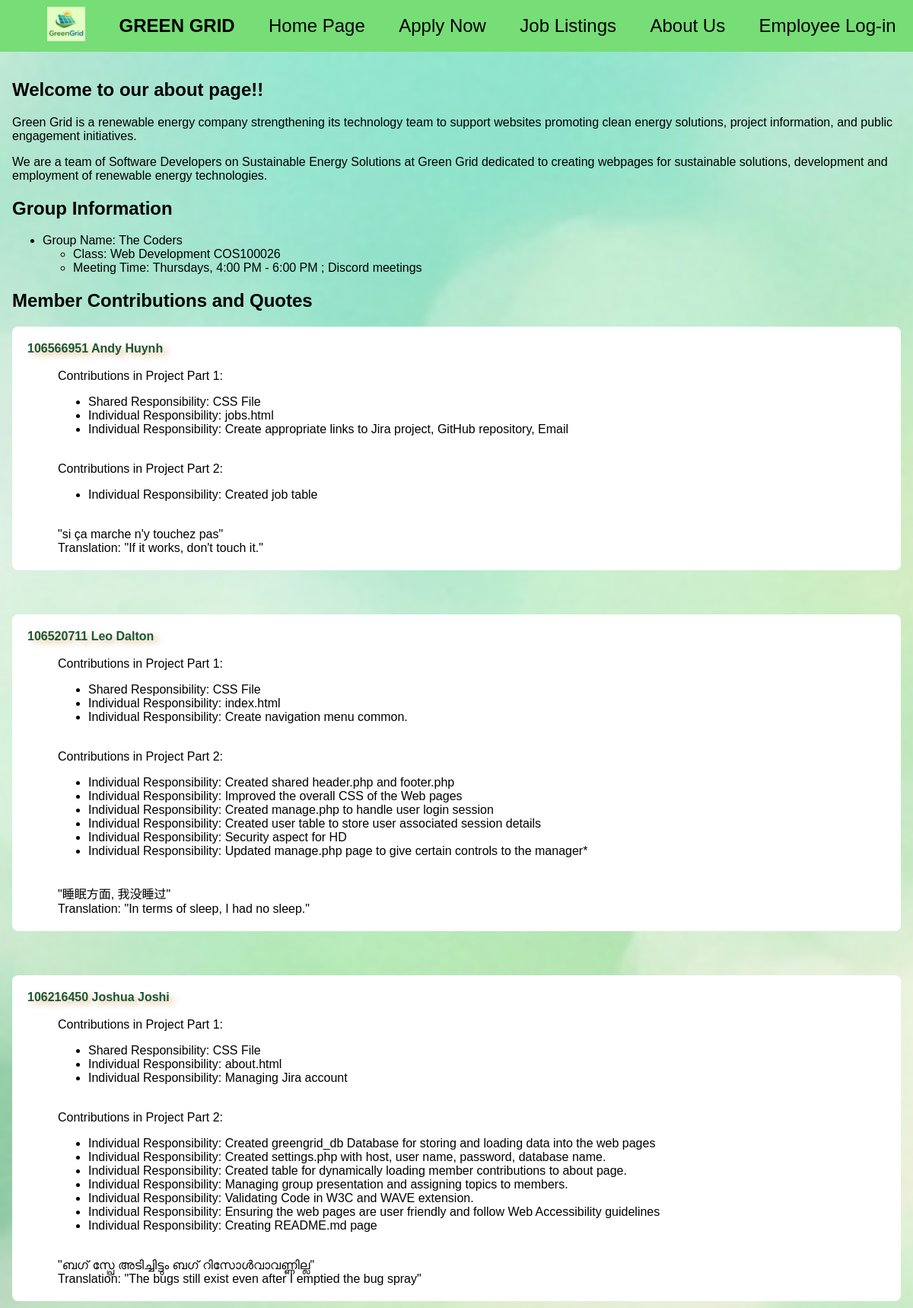
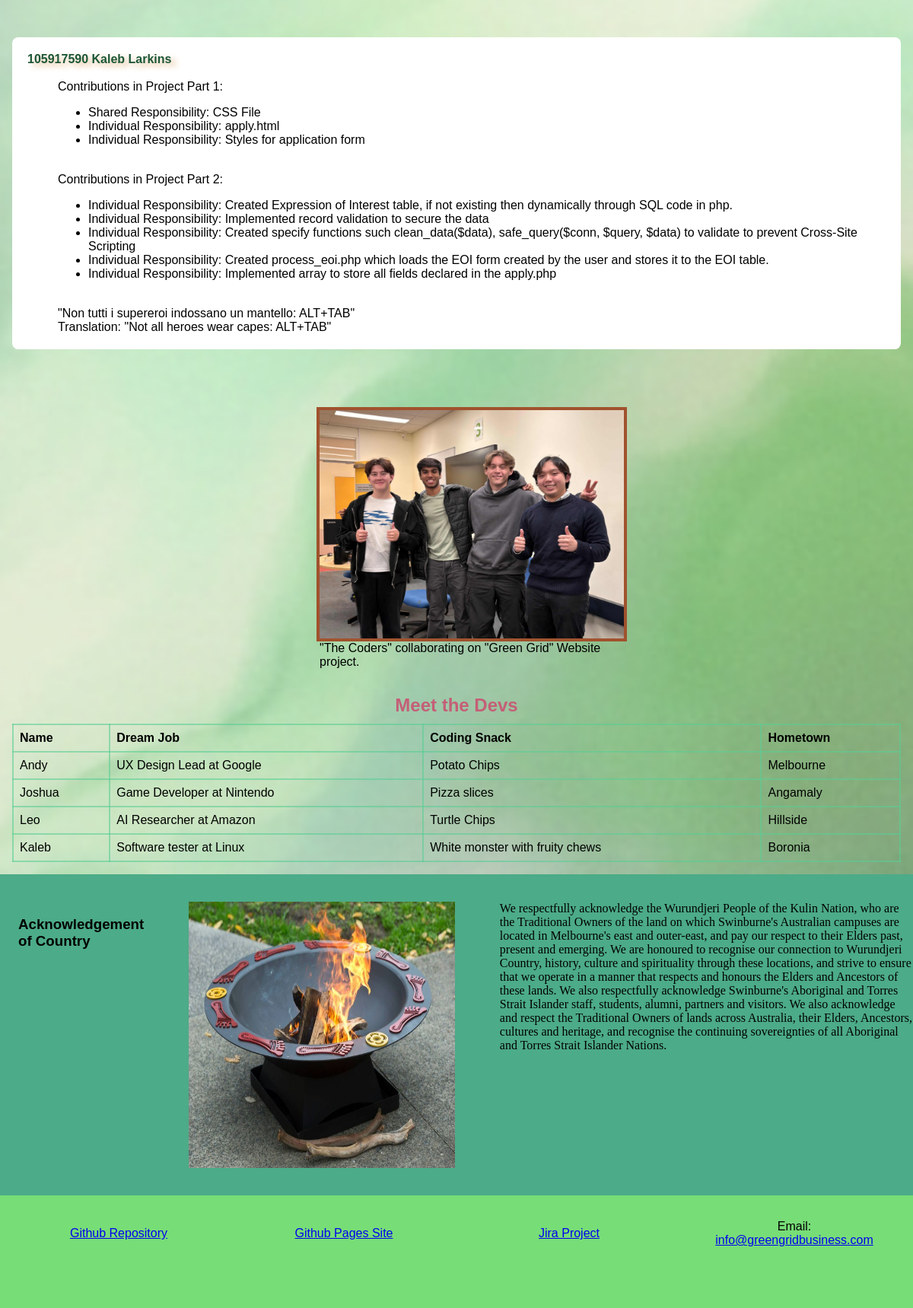
Page /about.php on the committed database (2 pictures, top to bottom).
### tables this page shows
CREATE TABLE `member_contributions` (
  `id` int(11) NOT NULL,
  `firstname` varchar(50) NOT NULL,
  `lastname` varchar(50) NOT NULL,
  `shared_responsibility` text NOT NULL,
  `quote` text NOT NULL,
  `translation` text NOT NULL,
  `individual1` text DEFAULT NULL,
  `individual2` text DEFAULT NULL,
  `individual3` text DEFAULT NULL,
  `individual4` text DEFAULT NULL,
  `individual5` text DEFAULT NULL,
  `individual6` text DEFAULT NULL,
  `individual7` text DEFAULT NULL,
  `individual8` text DEFAULT NULL,
  `individual9` text DEFAULT NULL
);

### about.php (the view, shortened to what this page needs)
<?php include 'header.inc'; ?>
<?php
require_once 'settings.php';
$conn = @mysqli_connect($host, $user, $pwd, $sql_db);
if (!$conn) {
    die("Connection failed: " . mysqli_connect_error());
}
else{
$query = "SELECT * FROM `member_contributions` ORDER BY `id` DESC";
$result = mysqli_query($conn, $query);
}?>
    <main>
        <section>
            <h2>Welcome to our about page!!</h2>
            <p><span class="red_highlight">Green Grid </span>is a renewable energy company strengthening its technology team to support websites promoting clean energy solutions, project information, and public engagement initiatives.</p>
            <p>We are a team of Software Developers on Sustainable Energy Solutions at Green Grid dedicated to creating webpages for <span class="red_highlight">sustainable solutions, development and employment of renewable energy technologies.</span></p>
		</section>
         <section>
             <h2>Group Information</h2>
            <ul>
                 <li>Group Name: The Coders
            <ul>
                 <li>Class: Web Development COS100026</li>
                 <li>Meeting Time: Thursdays, 4:00 PM - 6:00 PM ; Discord meetings</li>
            </ul>
                 </li>
            </ul>
</section>
<section id="member-quotes">
<h2> Member Contributions and Quotes</h2>
<?php
if ($result && mysqli_num_rows($result) > 0) {
    while ($row = mysqli_fetch_assoc($result)) {
        $id = $row['id'];
        $firstname = htmlspecialchars($row['firstname']);
        $lastname = htmlspecialchars($row['lastname']);
        $shared = htmlspecialchars($row['shared_responsibility']);
        $quote = htmlspecialchars($row['quote']);
        $translation = htmlspecialchars($row['translation']);
        echo "<dl>\n";
        echo " <dt><span class='sample'>$id $firstname $lastname</span></dt><br>\n";
        echo " <dd>Contributions in Project Part 1:<ul>\n";
        echo " <li>Shared Responsibility: $shared</li>\n";
        for ($i = 1; $i <= 2; $i++) {
          $ind = 'individual' . $i;
          if (!empty($row[$ind])) {
              $element = htmlspecialchars($row[$ind]);
              echo " <li>Individual Responsibility: $element</li>\n";
              }
                }
         echo " </ul></dd><br>\n";
          echo " <dd>Contributions in Project Part 2:<ul>\n";
          for ($i = 3; $i <= 9; $i++) {
            $ind = 'individual' . $i;
          if (!empty($row[$ind])) {
            $element = htmlspecialchars($row[$ind]);
            echo " <li>Individual Responsibility: $element</li>\n";
                   }
                }
          echo " </ul></dd><br>\n";
          echo " <dd>\"$quote\"</dd>\n";
          echo " <dd>Translation: \"$translation\"</dd>\n";
          echo "</dl>\n<br>\n";
          }
        } else {
            echo "<p>No contributions found in the database.</p>";
        }
?>
<br>
<figure>
  <img src="images/The_Coders.jpg" alt="Group photo of the Coders working together" width="400" height="300" loading="lazy">
  <br>
  <figcaption>"The Coders" collaborating on "Green Grid" Website project.</figcaption>
</figure><br><br><br>
<div>
  <table>
    <caption>Meet the Devs</caption>
    <thead>
      <tr>
        <th>Name</th>
        <th>Dream Job</th>
        <th>Coding Snack</th>
        <th>Hometown</th>
      </tr>
    </thead>
    <tbody>
      <tr>
        <td>Andy</td>
        <td>UX Design Lead at Google</td>
        <td>Potato Chips</td>
        <td>Melbourne</td>
      </tr>
      <tr>
        <td>Joshua</td>
        <td>Game Developer at Nintendo</td>
        <td>Pizza slices</td>
        <td>Angamaly</td>
      </tr>
      <tr>
        <td>Leo</td>
        <td>AI Researcher at Amazon</td>
        <td>Turtle Chips</td>
        <td>Hillside</td>
      </tr>
       <tr>
        <td>Kaleb</td>
        <td>Software tester at Linux</td>
        <td>White monster with fruity chews</td>
        <td>Boronia</td>
      </tr>
    </tbody>
  </table>
</div>
</main>
<article>
<div id = "format">
  <div><h3>Acknowledgement of Country</h3></div>
  <img src="images/acknowledgement_of_country.jpeg" alt="Description" width="350" height="350" loading="lazy">
  <div id ="textformat">
We respectfully acknowledge the Wurundjeri People of the Kulin Nation, who are the Traditional Owners of the land
on which Swinburne's Australian campuses are located in Melbourne's east and outer-east, and pay our respect to
their Elders past, present and emerging. We are honoured to recognise our connection to Wurundjeri Country, history,
culture and spirituality through these locations, and strive to ensure that we operate in a manner that respects and
honours the Elders and Ancestors of these lands. We also respectfully acknowledge Swinburne's Aboriginal and Torres
Strait Islander staff, students, alumni, partners and visitors. We also acknowledge and respect the Traditional Owners
of lands across Australia, their Elders, Ancestors, cultures and heritage, and recognise the continuing sovereignties of
all Aboriginal and Torres Strait Islander Nations.
  </div>
</div>
</article>
<?php include 'footer.inc'; ?>

### header.inc (shortened to what this page needs)
<!DOCTYPE html>
<html lang="en">
<head>
    <link rel="stylesheet" href="styles/style.css">
    </head>
<body>
    <nav>
        <ul>
            <li><img src="styles/images/greengrid_logo.png" width="50" height="45" alt="greengrid_logo"></li>
            <li><h1>GREEN GRID</h1></li>
            <li><a class="navlink" href="index.php">Home Page</a></li>
            <li><a class="navlink" href="apply.php">Apply Now</a></li>
            <li><a class="navlink" href="jobs.php">Job Listings</a></li>
            <li><a class="navlink" href="about.php">About Us</a></li>
            <li><a class="navlink" href="login.php">Employee Log-in</a></li>
        </ul>
    </nav>

### footer.inc
    <footer>
        <ul>
            <li><a href="https://github.com/106566951/Web-Technology-Project-Part-2">Github Repository</a></li>
            <li><a href="https://106566951.github.io/Web-Technology-Project-Part-2/">Github Pages Site</a></li>
            <li><a href="https://greengrid.atlassian.net/jira/software/projects/GG/boards/2">Jira Project</a></li>
            <li>Email: <a href="mailto:info@greengridbusiness.com">info@greengridbusiness.com</a></li>
        </ul>
    </footer>
</body>
</html>

### styles/style.css (style rules this page uses)
* { font-family: Arial, Helvetica, sans-serif; }
body { background-image: url('images/background_graphic.jpg'); background-position: center; background-size: cover; background-repeat: no-repeat; background-attachment: fixed; margin: 0px; padding: 0px; }
main { margin: 8px; padding: 8px; }
main, footer { animation: moveDown 1s ease, fadeIn 0.8s ease; }
nav { background-color: #77DD77; }
nav ul { display: flex; flex-direction: row; justify-content: space-around; align-items: center; text-align: center; margin: 0px; }
nav li { list-style: none; }
.navlink { display: inline-block; font-size: 1.5em; text-decoration: none; color: black; transition: transform 0.2s ease; }
footer { margin: 0px; background-color: #77DD77; bottom: 0px; padding: 1em; padding-bottom: 4em; }
footer ul { display: grid; grid-template-columns: 1fr 1fr 1fr 1fr; gap: 5em; padding: 1em 2em; margin: 0px; align-items: center; text-align: center; }
footer li { list-style: none; }
table { border-collapse: collapse; width: 100%; }
th, td { border: 2px solid #59ce9595; padding: 8px; text-align: left; }
#format { display: flex; text-align: left; gap: 5%; padding-top: 3%; padding-left: 2%; padding-bottom: 3%; background-color: #4cab88; }
#textformat { font-weight:400; font-family: 'Times New Roman', Times, serif }
.sample { font-family: Helvetica, Arial, sans-serif; font-weight: bold; color: #1c5637; text-shadow: 6px 4px 8px burlywood; }
#member-quotes dl { background-color: #ffffff; border: solid 0.3em transparent; padding: 1em; margin-bottom: 1.5em; border-radius: 0.5em; transition: transform 0.3s cubic-bezier(0.25, 0.8, 0.25, 1), background-color 0.3s ease, border-color 0.3s ease, box-shadow 0.3s ease; }
figure { margin-left: 400px; border: sienna solid 0.3em; width: 400px; height: 300px; }

### about.php (style rules this page uses)
caption { font-size: 1.5em; font-weight: bold; padding-bottom: 10px; color: rgb(196, 95, 119); }
body { background-color: #c4ffc4; }

### rows in the picture
member_contributions: id "106566951", firstname "Andy", lastname "Huynh", shared_responsibility "CSS File", individual1 "jobs.html", individual2 "Create appropriate links to Jira project, GitHub repository, Email", individual3 "Created job table", quote "si ça marche n'y touchez pas", translation "If it works, don't touch it."
member_contributions: id "106520711", firstname "Leo", lastname "Dalton", shared_responsibility "CSS File", individual1 "index.html", individual2 "Create navigation menu common.", individual3 "Created shared header.php and footer.php", individual4 "Improved the overall CSS of the Web pages", individual5 "Created manage.php to handle user login session", individual6 "Created user table to store user associated session details", individual7 "Security aspect for HD", individual8 "Updated manage.php page to give certain controls to the manager*", quote "睡眠方面, 我没睡过", translation "In terms of sleep, I had no sleep."
member_contributions: id "106216450", firstname "Joshua", lastname "Joshi", shared_responsibility "CSS File", individual1 "about.html", individual2 "Managing Jira account", individual3 "Created greengrid_db Database for storing and loading data into the web pages", individual4 "Created settings.php with host, user name, password, database name.", individual5 "Created table for dynamically loading member contributions to about page.", individual6 "Managing group presentation and assigning topics to members.", individual7 "Validating Code in W3C and WAVE extension.", individual8 "Ensuring the web pages are user friendly and follow Web Accessibility guidelines", individual9 "Creating README.md page", quote "ബഗ് സ്പ്രേ അടിച്ചിട്ടും ബഗ് റിസോൾവാവണ്ണില്ല", translation "The bugs still exist even after I emptied the bug spray"
member_contributions: id "105917590", firstname "Kaleb", lastname "Larkins", shared_responsibility "CSS File", individual1 "apply.html", individual2 "Styles for application form", individual3 "Created Expression of Interest table, if not existing then dynamically through SQL code in php.", individual4 "Implemented record validation to secure the data", individual5 "Created specify functions such clean_data($data), safe_query($conn, $query, $data) to validate to prevent Cross-Site Scripting", individual6 "Created process_eoi.php which loads the EOI form created by the user and stores it to the EOI table.", individual7 "Implemented array to store all fields declared in the apply.php", quote "Non tutti i supereroi indossano un mantello: ALT+TAB", translation "Not all heroes wear capes: ALT+TAB"
